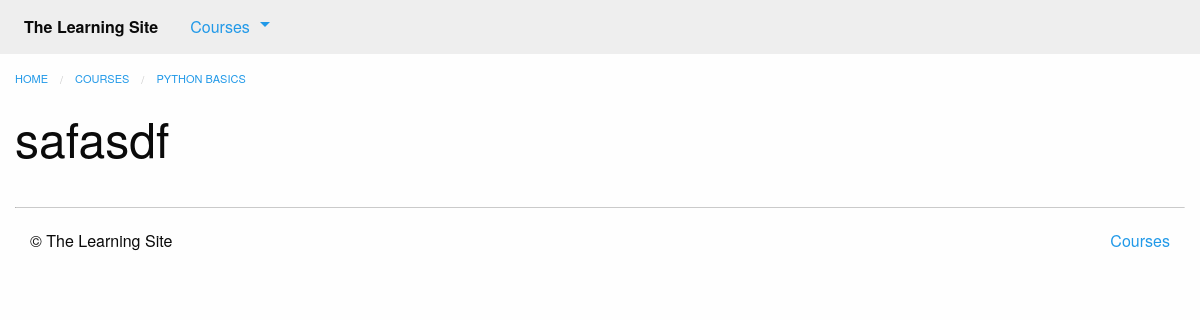
The app's page /courses/1/q6/, older data.
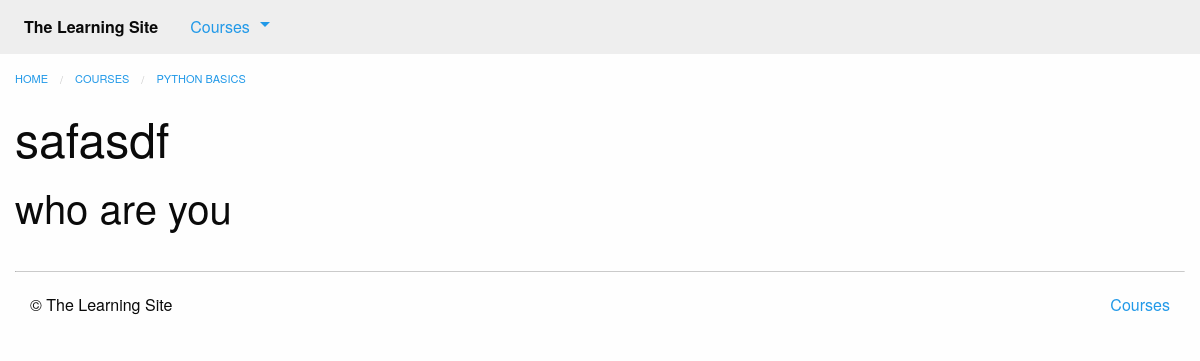
The same page, newer data.
### courses/models.py (models this page shows, shortened)
class Question(models.Model):
    quiz = models.ForeignKey(Quiz)
    order = models.IntegerField(default=0)
    prompt = models.TextField()
    class Meta:
        ordering = ['order', ]

### courses/views.py (the view)
# urls.py: url(r'(?P<course_pk>\d+)/q(?P<step_pk>\d+)/$', views.quiz_detail, name='quiz'),
def quiz_detail(request, course_pk, step_pk):
	step = get_object_or_404(models.Quiz, course_id=course_pk, pk=step_pk)
	return render(request, 'courses/quiz_detail.html', {'step': step})

### courses/templatetags/course_extras.py (called while the page is built)
@register.inclusion_tag('courses/course_nav.html')
def nav_courses_list():
    courses = Course.objects.all()[:5]
    return {'courses': courses}

### courses/templates/courses/quiz_detail.html (shortened to what this page needs)
{% extends "courses/layout.html" %}
{% load course_extras %}
{% block breadcrumbs %}
    <li><a href="{% url 'courses:detail' pk=step.course.pk %}">{{ step.course.title }}</a></li>
{% endblock %}
{% block content %}
    <div class="row columns">
        <article>
            {{ block.super }}
            <h1>{{ step.title }}</h1>
            <ul class="no-bullet">
                {% for question in step.question_set.all %}
                <li>
                    <h2>{{ question.prompt }}</h2>
                </li>
                {% endfor %}
            </ul>
        </article>
    </div>
{% endblock %}

Row changes from the older to the newer data that the page shows:
added Question: prompt "who are you"
